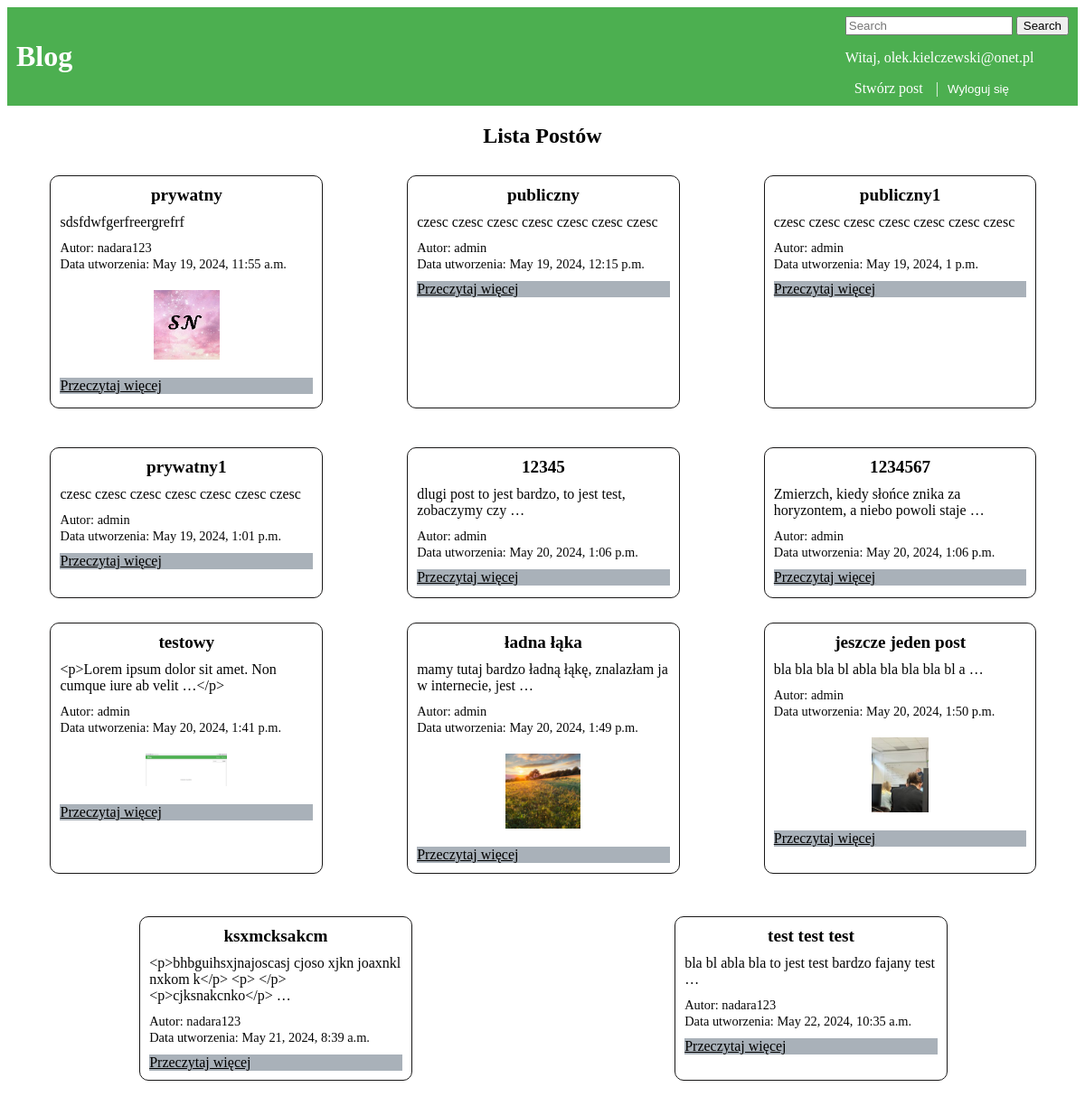
Page /posty/ (signed in) on the earlier database version.
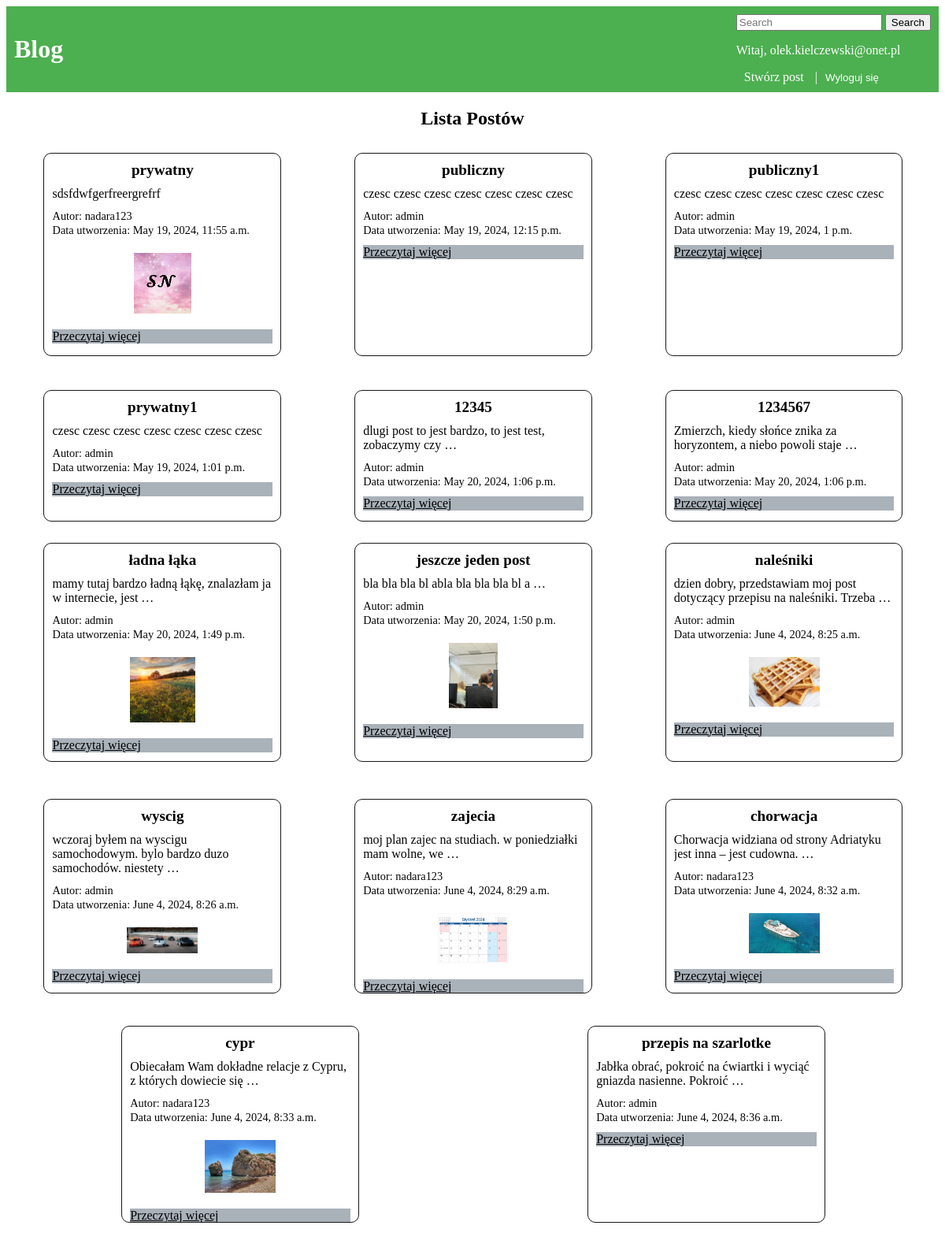
Same page on the later database version.
### mainapp/models.py (models this page shows, shortened)
class Post(models.Model):
    tytul = models.CharField(max_length=200)
    tresc = models.TextField(max_length=2000)
    data_utworzenia = models.DateTimeField(auto_now_add=True)
    autor = models.ForeignKey(User, on_delete=models.CASCADE)
    image = models.ImageField(null=True, blank=True, upload_to="images/")
    DOSTEP_CHOICES = (
        ('Publiczny', 'Publiczny'),
        ('Ograniczony', 'Ograniczony'),
    )
    dostep = models.CharField(max_length=20, choices=DOSTEP_CHOICES, default='Publiczny')

### mainapp/views.py (the view)
# urls.py: path('posty/', views.post_list, name='post_list'),
def post_list(request):
    if request.user.is_authenticated:
        posts = Post.objects.all()
    else:
        posts = Post.objects.filter(dostep='Publiczny')
    print("wyswietlono liste postow")
    return render(request, './post/post_list.html', {'posts': posts})

### mainapp/templates/post/post_list.html (shortened to what this page needs)
{% extends "base.html" %}
{% block content %}
<div class="container mt-5">
  <h2 class="post-label">Lista Postów</h2>
  <div class="row justify-content-center">
    {% for post in posts %}
    <div class="col-md-4 mb-3">
      <div class="card post-card">
        <div class="card-body">
          <h5 class="card-title post-title">{{ post.tytul }}</h5>
          <p class="card-text post-text">{{ post.tresc|truncatewords_html:10 }}</p>
        </div>
        <div class="card-footer">
          <small class="text-muted post-info">Autor: {{ post.autor }}</small>
          <br>
          <small class="text-muted post-info">Data utworzenia: {{ post.data_utworzenia }}</small>
        </div>
        {% if post.image %}
        <img src="{{ post.image.url }}" alt="{{ post.tytul }}" class="post-image">
        {% endif %}
        <a href="{% url 'post_detail' post.id %}" class="btn btn-primary read-more-btn">Przeczytaj więcej</a>
      </div>
    </div>
    {% endfor %}
  </div>
</div>
{% endblock %}

Differences in the rows shown:
removed Post: tytul "testowy", tresc "<p>Lorem ipsum dolor sit amet. Non cumque iure ab velit …</p>", autor "admin", data_utworzenia "May 20, 2024, 1:41 p.m.", image (picture)
removed Post: tytul "ksxmcksakcm", tresc "<p>bhbguihsxjnajoscasj cjoso xjkn joaxnkl nxkom k</p> <p> </p> <p>cjksnakcnko</p> …", autor "nadara123", data_utworzenia "May 21, 2024, 8:39 a.m."
removed Post: tytul "test test test", tresc "bla bl abla bla to jest test bardzo fajany test …", autor "nadara123", data_utworzenia "May 22, 2024, 10:35 a.m."
added Post: tytul "naleśniki", tresc "dzien dobry, przedstawiam moj post dotyczący przepisu na naleśniki. Trzeba …", autor "admin", data_utworzenia "June 4, 2024, 8:25 a.m.", image (picture)
added Post: tytul "wyscig", tresc "wczoraj byłem na wyscigu samochodowym. bylo bardzo duzo samochodów. niestety …", autor "admin", data_utworzenia "June 4, 2024, 8:26 a.m.", image (picture)
added Post: tytul "zajecia", tresc "moj plan zajec na studiach. w poniedziałki mam wolne, we …", autor "nadara123", data_utworzenia "June 4, 2024, 8:29 a.m.", image (picture)
added Post: tytul "chorwacja", tresc "Chorwacja widziana od strony Adriatyku jest inna – jest cudowna. …", autor "nadara123", data_utworzenia "June 4, 2024, 8:32 a.m.", image (picture)
added Post: tytul "cypr", tresc "Obiecałam Wam dokładne relacje z Cypru, z których dowiecie się …", autor "nadara123", data_utworzenia "June 4, 2024, 8:33 a.m.", image (picture)
added Post: tytul "przepis na szarlotke", tresc "Jabłka obrać, pokroić na ćwiartki i wyciąć gniazda nasienne. Pokroić …", autor "admin", data_utworzenia "June 4, 2024, 8:36 a.m."
